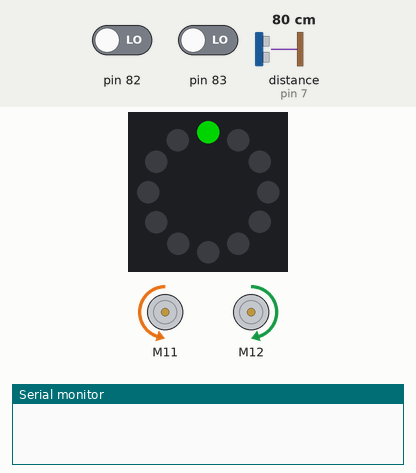
The sketch below on a simulated Arduino Uno, built for the host (arithmetic inside an expression is 32-bit, double 64-bit). Shown: 12 RGB LEDs in a ring, first at the top, clockwise, 2 × DC motor (green arrow = forward, orange = backward, longer = faster), the last lines printed to the serial monitor. Inputs (shaded band) come from the test bench; at power-on: distance to the obstacle (sensor on pin 7) 80 cm, pin 82 LOW, pin 83 LOW. Dim RGB values are drawn brighter than linear.

Above: at 1.2 s.
1.3 s: distance to the obstacle (sensor on pin 7) set to 17 cm
2.8 s: distance to the obstacle (sensor on pin 7) set to 13 cm
At 3.04 s:
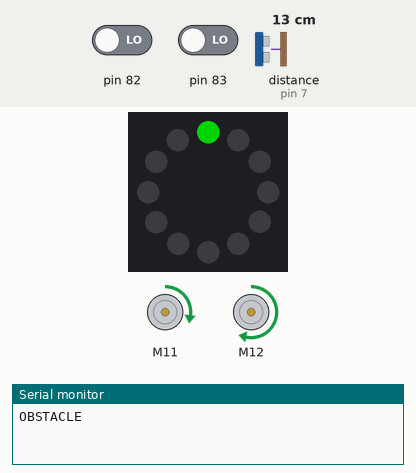
At 4.0 s:
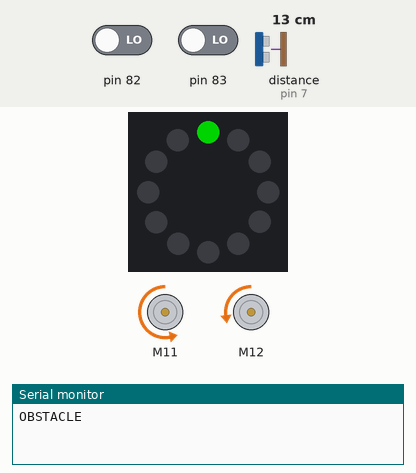
Timing chart, 0 to 11.8 s (numbered marks = the images above; inputs shaded):
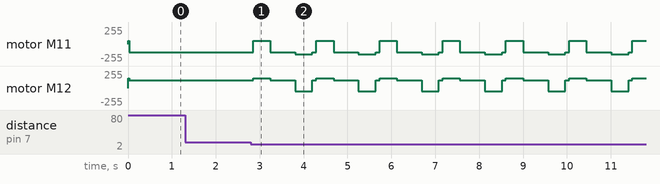

The sketch:

test_6.ino
```cpp
#include <kaulab.h>


// 3 = no line
// 0 = both sensors on line
// 2 = right sensor on line
// 1 = left sensor on line

// 1 = right motor
// 2 = left motor

int lineSensor = 3;
int distance = 0;


int rightMotor = -120;
int leftMotor = 120;

#define LINE_LOST_TIME 200  // milliseconds
TickType_t lineLostStart = 0;

#define TURN_TIME 25  // 25 × 16 = 400 ms
#define FORWARD_TIME 38  // 38 × 16 ≈ 608 ms
#define OBSTACLE_DISTANCE 15


enum Direction {
  CLOCKWISE,
  COUNTERCLOCKWISE
};

Direction lastDirection = CLOCKWISE;


enum RobotState {
  FOLLOW_LINE,

  AVOID_TURN_1,
  AVOID_FORWARD_1,

  AVOID_TURN_2,
  AVOID_FORWARD_2,

  AVOID_TURN_3,

  SEARCH_LINE
};
RobotState robotState = FOLLOW_LINE;
TickType_t stateStartTime = 0;


void goRight() {

  zRobotSetMotorSpeed(1,  -(rightMotor) - 70);
  zRobotSetMotorSpeed(2, leftMotor + 30);
}


void goLeft() {

  zRobotSetMotorSpeed(1, rightMotor - 30);
  zRobotSetMotorSpeed(2, -leftMotor + 70);
}


void goStraight() {

  zRobotSetMotorSpeed(1, rightMotor);
  zRobotSetMotorSpeed(2, leftMotor);
}


void findLine() {
 TickType_t now = xTaskGetTickCount();

      if (lastDirection == CLOCKWISE) {

        // Clockwise → turn right
        goRight();

      } else {

        // Counterclockwise → turn left
        goLeft();
      }


      if (now - stateStartTime >= TURN_TIME) {

        robotState = AVOID_FORWARD_1;

        stateStartTime = now;
      }


  zRobotSetMotorSpeed(1, rightMotor + 30);
  zRobotSetMotorSpeed(2,  -leftMotor + 40);
}


void lineFollow() {

  TickType_t now = xTaskGetTickCount();

  switch (lineSensor) {

    case 0:
      // Both sensors see line
      lineLostStart = 0;
      goStraight();
      break;


    case 1:
      // Left sensor sees line
      lineLostStart = 0;
      lastDirection = COUNTERCLOCKWISE;

      goLeft();

      break;


    case 2:
      // Right sensor sees line
      lineLostStart = 0;
      lastDirection = CLOCKWISE;

      goRight();

      break;


    case 3:
      // No sensor sees line

      if (lineLostStart == 0) {
        lineLostStart = now;
      }

      if (now - lineLostStart >= LINE_LOST_TIME) {
        // Line has been missing long enough → search for it
        findLine();
      }
      else {
        // Only briefly lost → continue turning the
        // same direction as the previous correction

        if (lastDirection == CLOCKWISE) {
          goRight();
        } else {
          goLeft();
        }
      }

      break;
  }
}


void sensorTask() {

  lineSensor = zRobotGetLineSensor();

  distance = zRobotGetUltraSensor();
}

void controlTask() {

  TickType_t now = xTaskGetTickCount();


  switch (robotState) {

    case FOLLOW_LINE:

      if (distance > 0 && distance < OBSTACLE_DISTANCE) {

        Serial.println("OBSTACLE");

        robotState = AVOID_TURN_1;

        stateStartTime = now;

      } else {

        lineFollow();
      }

      break;


    case AVOID_TURN_1:

      if (lastDirection == CLOCKWISE) {

        // Clockwise → turn right
        goRight();

      } else {

        // Counterclockwise → turn left
        goLeft();
      }


      if (now - stateStartTime >= TURN_TIME) {

        robotState = AVOID_FORWARD_1;

        stateStartTime = now;
      }

      break;

    case AVOID_FORWARD_1:

      goStraight();


      if (now - stateStartTime >= FORWARD_TIME) {

        robotState = AVOID_TURN_2;

        stateStartTime = now;
      }

      break;

    case AVOID_TURN_2:

      if (lastDirection == CLOCKWISE) {

        // Opposite of first turn
        goLeft();

      } else {

        goRight();
      }


      if (now - stateStartTime >= TURN_TIME) {

        robotState = AVOID_FORWARD_2;

        stateStartTime = now;
      }

      break;

    case AVOID_FORWARD_2:

      goStraight();


      if (lineSensor != 3) {

        Serial.println("LINE FOUND");

        robotState = SEARCH_LINE;
      }

      break;

    case AVOID_TURN_3:

      if (lastDirection == CLOCKWISE) {

        // Opposite of second turn
        goRight();

      } else {

        goLeft();
      }


      if (now - stateStartTime >= TURN_TIME) {

        robotState = SEARCH_LINE;

        stateStartTime = now;
      }

      break;

    case SEARCH_LINE:

      lineFollow();

      robotState = FOLLOW_LINE;

      break;
  }
}


void setup() {

  zInitialize();

  Serial.begin(9600);

  zScheduleTask(sensorTask, 4, 1);

  zScheduleTask(controlTask, 2, 1);

  zStart();
}


void loop() {

}
```

kaulab.h
```cpp
#include "MeAuriga.h"
#include "Arduino_FreeRTOS.h"
#include "semphr.h"

#define MAXIMUM_TASKS 10
#define ZSCHED_TRACE

int ztask_count;
struct zTask {
  int interval, runtime, lastrun, nextrun, actualtime;
  void *func;
  int id;
  TaskHandle_t *handle;
};
struct zTask zTaskList[MAXIMUM_TASKS];
int zTaskTrace = 0;
MeRGBLed zLedRing(0, 12);
void zTaskRunner(void *);
MeLineFollower zLineFollower(PORT_9);
MeUltrasonicSensor zUltraSonicSensor(PORT_7);
MeEncoderOnBoard zMotor1(SLOT1);
MeEncoderOnBoard zMotor2(SLOT2);

/**
 * Fetches information from the line follower
 * sensor. Can return values 0-3 depending on
 * senror state.
 */
uint8_t zRobotGetLineSensor() {
	return zLineFollower.readSensors();
}

/**
 * Fetches information from the ultrasonic distance
 * sensor. Returns a value from 0 - 400.
 */
uint8_t zRobotGetUltraSensor() {
	return zUltraSonicSensor.distanceCm();
}

/**
 * Sets the motor speed for motor 1 or 2
 *
 * @param speed set the motor speed to this
 * @param motor the motor which speed should change
 */
void zRobotSetMotorSpeed(int motor, int speed) {
	if (motor == 1) zMotor1.setMotorPwm(speed);
	if (motor == 2) zMotor2.setMotorPwm(speed);
}

/* Task Management */
int zTaskCompare(const void *cmp1, const void *cmp2) {
  struct zTask *a = (struct zTask *)cmp1;
  struct zTask *b = (struct zTask *)cmp2;
  return a->interval - b->interval;
}

/**
 * Delay time milliseconds, blocking other process execution.
 * Do not use any other delay method as it will break
 * scheduling.
 *
 * @param time delay time in milliseconds
 */
void zBlockingDelay(int time) {
  TickType_t currentTick = xTaskGetTickCount();
  while (xTaskGetTickCount() - currentTick < time)
    ;
}

void zSetAllLed(int r, int g, int b) {
  for (int i = 0; i < 12; i++)
    zLedRing.setColorAt(i, r, g, b);
  zLedRing.show();
}

void zSetOneLed(int led, int r, int g, int b) {
  for (int i = 0; i < 12; i++){
    if (led == i)
      zLedRing.setColorAt(i, r, g, b);
    else
      zLedRing.setColorAt(i, 0, 0, 0);
}
  zLedRing.show();
}

void zDie(int taskno, const char *reason) {
  vTaskSuspendAll();
  Serial.print("Task ");
  Serial.print(taskno);
  Serial.print(" hard failure due to: ");
  Serial.println(reason);
  Serial.println("HALT");
  zSetAllLed(0, 0, 0);
  zLedRing.setColorAt(taskno + 1, 255, 0, 0);
  zLedRing.setColorAt(0, 64, 64, 64);
  zLedRing.show();
  for (;;) delay(500);
}

/**
 * Schedule a task for periodic execution.
 *
 * @param func pointer to function that should run
 * @param interval the period of the function (T)
 * @param runtime the runtime of the function (C)
 */
void zScheduleTask(void *func, int interval, int runtime) {
  zTaskList[ztask_count].interval = interval;
  zTaskList[ztask_count].runtime = runtime;
  zTaskList[ztask_count].func = func;
  zTaskList[ztask_count].id = ztask_count;
  zTaskList[ztask_count].nextrun = interval;
  ztask_count = ztask_count + 1;
}

/**
 * Initialize the scheduler and robot. Run this before
 * any other functions. Will initialize Serial system
 * at 9600 baud.
 */
void zInitialize() {
  Serial.begin(9600);

  TCCR1A = _BV(WGM10);
  TCCR1B = _BV(CS11) | _BV(WGM12);
  TCCR2A = _BV(WGM21) | _BV(WGM20);
  TCCR2B = _BV(CS21);

  zMotor1.setMotionMode(DIRECT_MODE);
  zMotor2.setMotionMode(DIRECT_MODE);

  ztask_count = 0;
  zLedRing.setpin(44);
  zSetAllLed(0, 0, 0);
  zSetOneLed(0, 0, 128, 0);
  memset(zTaskList, 0, 10 * sizeof(struct zTask));
}

/**
 * Toggle debug information printing
 *
 * @param trace 1 for enable, 0 for disable
 */
void zTaskSetTrace(int trace) {
	zTaskTrace = trace;
}

SemaphoreHandle_t zLock;

/**
 * Start scheduler. After running this function
 * execution is yielded to the scheduler and normal
 * program function is stopped.
 */
void zStart() {
  zLock = xSemaphoreCreateBinary();
  xSemaphoreGive(zLock);
  qsort(zTaskList, ztask_count, sizeof(struct zTask), zTaskCompare);
  for (int i = 0; i < ztask_count; i++) {
    xTaskCreate(zTaskRunner, "MainTask", 128, &zTaskList[i], i, zTaskList[i].handle);
  }
}

void zPrintDebugEvent(struct zTask * task, int time, const char * text) {
  #ifdef ZSCHED_TRACE
	if (!zTaskTrace) return;
    Serial.print(time);
    Serial.print(": task ");
    Serial.print(task->id);
    Serial.print(" ");
    Serial.print(text);
    Serial.print(" { runtime: ");
    Serial.print(task->actualtime);
    Serial.println(" } ");
  #endif
}

void zTaskRunner(void *parm) {
  struct zTask *task = (struct zTask *)parm;
  for (;;) {
    //Before Running
    xSemaphoreTake(zLock, 0);
    int starttime = xTaskGetTickCount();
    zPrintDebugEvent(task, starttime, "start");
    if (starttime > task->nextrun) {
      zDie(task->id, "Did not start on time");
    }
    task->lastrun = starttime;
    xSemaphoreGive(zLock);

    //Run the code
    ((void (*)())task->func)();

    //After running
    xSemaphoreTake(zLock, 0);
    int endtime = xTaskGetTickCount();
    task->actualtime = endtime - starttime;
    if (endtime > task->nextrun) {
      zDie(task->id, "Finished after period end");
    }
    if (task->actualtime > task->runtime) {
      zDie(task->id, "Runtime exceeded computation time");
    }
    zPrintDebugEvent(task, starttime, "finished");
    task->nextrun = task->nextrun + task->interval;
    xSemaphoreGive(zLock);
    vTaskDelayUntil(&starttime, task->interval);
  }
}
```

Measured:
- the behaviour switches between 15 and 14 cm on distance to the obstacle (sensor on pin 7) (found by bisection; images 0 and 1)
- after the input at 1.3 s, every drawn part: stays the same
